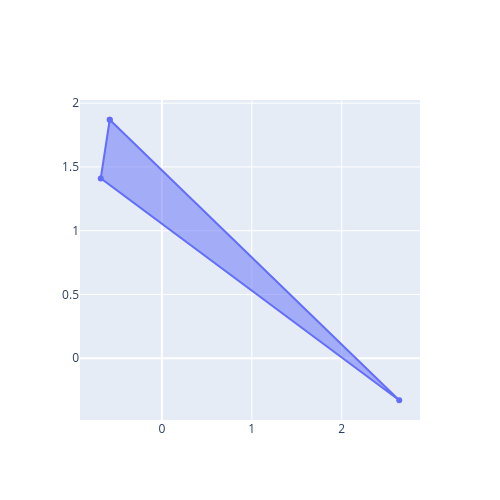

Notebook code for this chart:
### Code cell
puntos_t4 = np.round(puntos_t3 + np.random.uniform(low=-1, high=1, size=(4, 2)), 2)
puntos_t4[-1, :] = puntos_t4[0, :]  # aseguramos que la figura producida termine al incio y sea cerrada.
print(puntos_t4)
plot_triangulo(puntos_t4)

### Figure 1 — Plotly figure (JSON) as saved in the notebook; plotly's stock layout.template omitted (floating-point values rounded to 4 significant figures)
{"data": [{"fill": "toself", "type": "scatter", "x": [-0.58, -0.68, 2.64, -0.58], "y": [1.87, 1.41, -0.33, 1.87]}], "layout": {"height": 500, "width": 500}}
